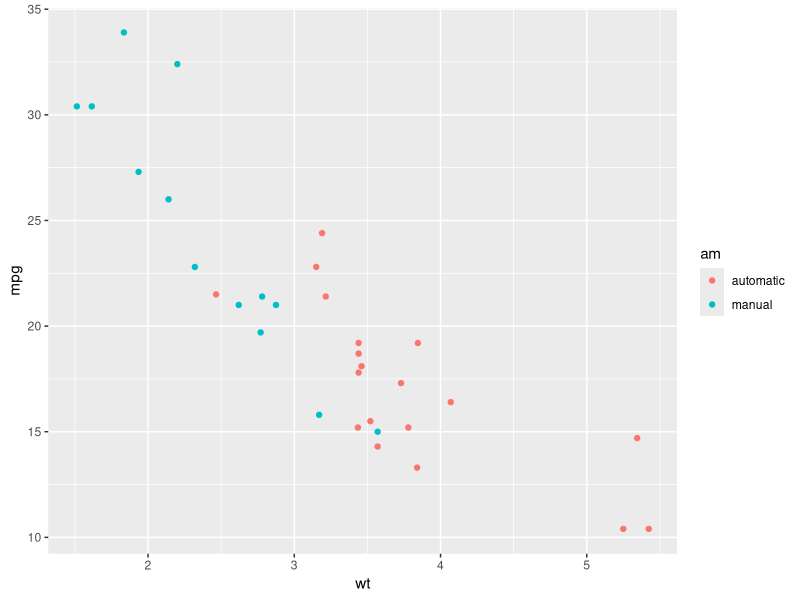
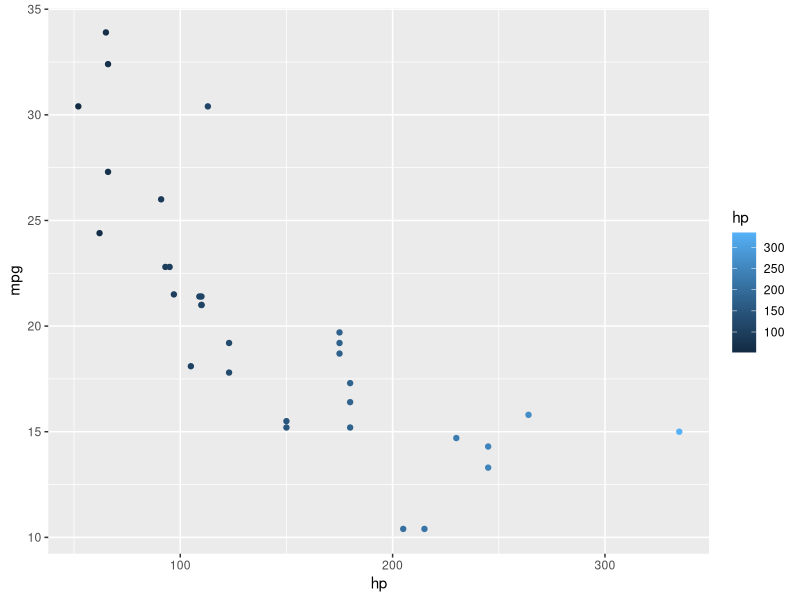
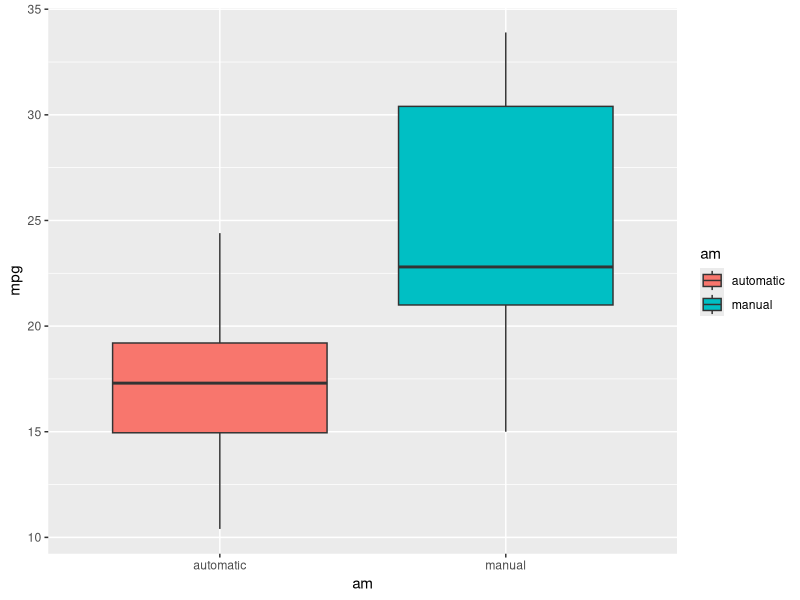

These charts were generated, in order, by the following R code:
## ---- chunk 1
library(tidyverse)
## ---- chunk 2
head(mtcars)
cor(mtcars)[1,]
## ---- chunk 3
mycars=mtcars
mycars$am = ifelse(mycars$am==0, "automatic", "manual")
mycars=mutate(mycars,tdisp=cyl*disp)
## ---- chunk 4
#散佈圖 車重 vs 油耗 
ggplot(mycars, aes(x = wt, y = mpg)) +
  geom_point(aes(color = am))
#散佈圖 馬力 vs 油耗 
ggplot(mycars, aes(x = hp, y = mpg)) +
  geom_point(aes(color = hp))
#箱型圖觀察 自手排 vs 油耗
ggplot(mycars, aes(x = am, y = mpg)) + 
  geom_boxplot(aes(fill = am))
## ---- chunk 5
mlm=lm(mpg~wt+hp+am+tdisp,data=mycars)
summary(mlm)
